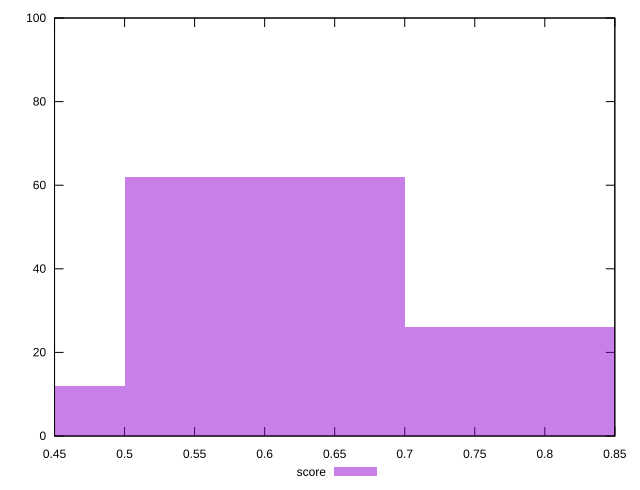

The script that saved this image:
reset

$score <<EOF
0.4001038900796542 12
0.6001558351194813 62
0.8002077801593084 26
EOF

set key outside below
set boxwidth 0.2000519450398271
set xrange [0.45:0.85]
set yrange [0:100]
set trange [0:100]
set style fill transparent solid 0.5 noborder
set terminal svg size 640, 490 enhanced background rgb 'white'
set output "report_00013_2021-02-09T12-04-24.940Z/uses-http2/samples/pages+cached+noadtech+nomedia/score/histogram.svg"

plot $score title "score" with boxes

reset
